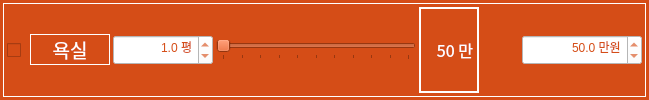
                 <widget class="QFrame" name="frame_110">
                  <property name="minimumSize">
                   <size>
                    <width>0</width>
                    <height>30</height>
                   </size>
                  </property>
                  <property name="maximumSize">
                   <size>
                    <width>16777215</width>
                    <height>16777215</height>
                   </size>
                  </property>
                  <property name="font">
                   <font>
                    <family>나눔고딕 ExtraBold</family>
                    <pointsize>9</pointsize>
                    <weight>9</weight>
                    <italic>false</italic>
                    <bold>false</bold>
                   </font>
                  </property>
                  <property name="styleSheet">
                   <string notr="true">background-color: rgb(213, 77, 23);
font: 75 9pt &quot;나눔고딕 ExtraBold&quot;;</string>
                  </property>
                  <layout class="QHBoxLayout" name="horizontalLayout_257">
                   <property name="leftMargin">
                    <number>3</number>
                   </property>
                   <property name="topMargin">
                    <number>3</number>
                   </property>
                   <property name="rightMargin">
                    <number>3</number>
                   </property>
                   <property name="bottomMargin">
                    <number>3</number>
                   </property>
                   <item>
                    <widget class="QFrame" name="horizontalFrame_11">
                     <property name="styleSheet">
                      <string notr="true">color: rgb(255, 255, 255);</string>
                     </property>
                     <property name="frameShape">
                      <enum>QFrame::Box</enum>
                     </property>
                     <layout class="QHBoxLayout" name="horizontalLayout_82">
                      <property name="spacing">
                       <number>3</number>
                      </property>
                      <property name="leftMargin">
                       <number>3</number>
                      </property>
                      <property name="topMargin">
                       <number>3</number>
                      </property>
                      <property name="rightMargin">
                       <number>3</number>
                      </property>
                      <property name="bottomMargin">
                       <number>3</number>
                      </property>
                      <item>
                       <widget class="QCheckBox" name="checkBox_demol_bath">
                        <property name="enabled">
                         <bool>true</bool>
                        </property>
                        <property name="minimumSize">
                         <size>
                          <width>20</width>
                          <height>30</height>
                         </size>
                        </property>
                        <property name="maximumSize">
                         <size>
                          <width>16777215</width>
                          <height>16777215</height>
                         </size>
                        </property>
                        <property name="styleSheet">
                         <string notr="true">color: rgb(255, 255, 255);</string>
                        </property>
                        <property name="text">
                         <string/>
                        </property>
                        <property name="checked">
                         <bool>false</bool>
                        </property>
                        <property name="tristate">
                         <bool>false</bool>
                        </property>
                       </widget>
                      </item>
                      <item>
                       <widget class="QLabel" name="label_18">
                        <property name="sizePolicy">
                         <sizepolicy hsizetype="Preferred" vsizetype="Fixed">
                          <horstretch>0</horstretch>
                          <verstretch>0</verstretch>
                         </sizepolicy>
                        </property>
                        <property name="minimumSize">
                         <size>
                          <width>80</width>
                          <height>30</height>
                         </size>
                        </property>
                        <property name="maximumSize">
                         <size>
                          <width>16777215</width>
                          <height>16777215</height>
                         </size>
                        </property>
                        <property name="font">
                         <font>
                          <family>구름 산스 500</family>
                          <pointsize>14</pointsize>
                          <weight>50</weight>
                          <italic>false</italic>
                          <bold>false</bold>
                         </font>
                        </property>
                        <property name="styleSheet">
                         <string notr="true">background-color: rgb(213, 77, 23);
color: rgb(255, 255, 255);
font: 14pt &quot;구름 산스 500&quot;;</string>
                        </property>
                        <property name="frameShape">
                         <enum>QFrame::Box</enum>
                        </property>
                        <property name="text">
                         <string>욕실</string>
                        </property>
                        <property name="alignment">
                         <set>Qt::AlignCenter</set>
                        </property>
                       </widget>
                      </item>
                      <item>
                       <widget class="QDoubleSpinBox" name="doubleSpinBox_demol_area_bath">
                        <property name="minimumSize">
                         <size>
                          <width>100</width>
                          <height>30</height>
                         </size>
                        </property>
                        <property name="styleSheet">
                         <string notr="true">background-color: rgb(255, 255, 255);
color: rgb(213, 77, 23);
font: 12pt &quot;구름 산스 500&quot;;</string>
                        </property>
                        <property name="alignment">
                         <set>Qt::AlignRight|Qt::AlignTrailing|Qt::AlignVCenter</set>
                        </property>
                        <property name="prefix">
                         <string/>
                        </property>
                        <property name="suffix">
                         <string> 평</string>
                        </property>
                        <property name="decimals">
                         <number>1</number>
                        </property>
                        <property name="minimum">
                         <double>0.100000000000000</double>
                        </property>
                        <property name="maximum">
                         <double>100.000000000000000</double>
                        </property>
                        <property name="singleStep">
                         <double>0.200000000000000</double>
                        </property>
                        <property name="value">
                         <double>1.000000000000000</double>
                        </property>
                       </widget>
                      </item>
                      <item>
                       <widget class="QSlider" name="horizontalSlider_demol_bath">
                        <property name="minimumSize">
                         <size>
                          <width>200</width>
                          <height>0</height>
                         </size>
                        </property>
                        <property name="maximumSize">
                         <size>
                          <width>200</width>
                          <height>16777215</height>
                         </size>
                        </property>
                        <property name="minimum">
                         <number>50</number>
                        </property>
                        <property name="maximum">
                         <number>60</number>
                        </property>
                        <property name="singleStep">
                         <number>5</number>
                        </property>
                        <property name="pageStep">
                         <number>1</number>
                        </property>
                        <property name="value">
                         <number>50</number>
                        </property>
                        <property name="orientation">
                         <enum>Qt::Horizontal</enum>
                        </property>
                        <property name="invertedAppearance">
                         <bool>false</bool>
                        </property>
                        <property name="invertedControls">
                         <bool>false</bool>
                        </property>
                        <property name="tickPosition">
                         <enum>QSlider::TicksBelow</enum>
                        </property>
                       </widget>
                      </item>
                      <item>
                       <widget class="QLabel" name="label_demol_bath">
                        <property name="minimumSize">
                         <size>
                          <width>60</width>
                          <height>0</height>
                         </size>
                        </property>
                        <property name="maximumSize">
                         <size>
                          <width>60</width>
                          <height>16777215</height>
                         </size>
                        </property>
                        <property name="font">
                         <font>
                          <family>구름 산스 500</family>
                          <pointsize>12</pointsize>
                          <weight>50</weight>
                          <italic>false</italic>
                          <bold>false</bold>
                         </font>
                        </property>
                        <property name="styleSheet">
                         <string notr="true">font: 12pt &quot;구름 산스 500&quot;;</string>
                        </property>
                        <property name="frameShape">
                         <enum>QFrame::WinPanel</enum>
                        </property>
                        <property name="text">
                         <string>50 만</string>
                        </property>
                        <property name="alignment">
                         <set>Qt::AlignRight|Qt::AlignTrailing|Qt::AlignVCenter</set>
                        </property>
                       </widget>
                      </item>
                      <item>
                       <spacer name="horizontalSpacer_11">
                        <property name="orientation">
                         <enum>Qt::Horizontal</enum>
                        </property>
                        <property name="sizeType">
                         <enum>QSizePolicy::Expanding</enum>
                        </property>
                        <property name="sizeHint" stdset="0">
                         <size>
                          <width>40</width>
                          <height>20</height>
                         </size>
                        </property>
                       </spacer>
                      </item>
                      <item>
                       <widget class="QDoubleSpinBox" name="doubleSpinBox_demol_cost_bath">
                        <property name="minimumSize">
                         <size>
                          <width>120</width>
                          <height>30</height>
                         </size>
                        </property>
                        <property name="styleSheet">
                         <string notr="true">background-color: rgb(255, 255, 255);
color: rgb(213, 77, 23);
font: 12pt &quot;구름 산스 500&quot;;</string>
                        </property>
                        <property name="alignment">
                         <set>Qt::AlignRight|Qt::AlignTrailing|Qt::AlignVCenter</set>
                        </property>
                        <property name="prefix">
                         <string/>
                        </property>
                        <property name="suffix">
                         <string> 만원</string>
                        </property>
                        <property name="decimals">
                         <number>1</number>
                        </property>
                        <property name="minimum">
                         <double>1.000000000000000</double>
                        </property>
                        <property name="maximum">
                         <double>500.000000000000000</double>
                        </property>
                        <property name="singleStep">
                         <double>1.000000000000000</double>
                        </property>
                        <property name="value">
                         <double>50.000000000000000</double>
                        </property>
                       </widget>
                      </item>
                     </layout>
                    </widget>
                   </item>
                  </layout>
                 </widget>
